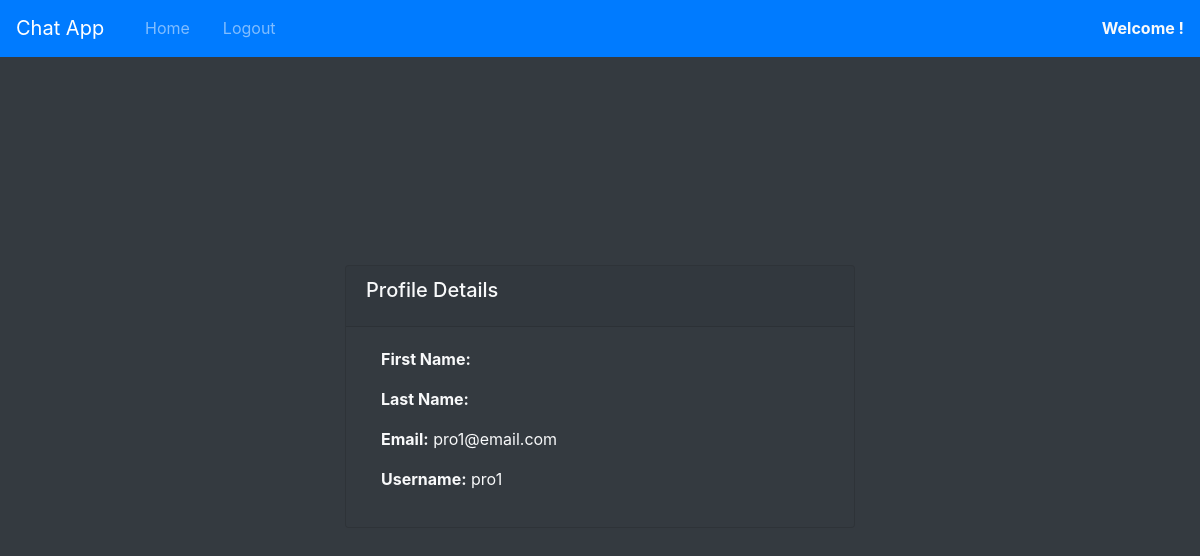
Page /chat/profile/ (signed in) on the earlier database version.
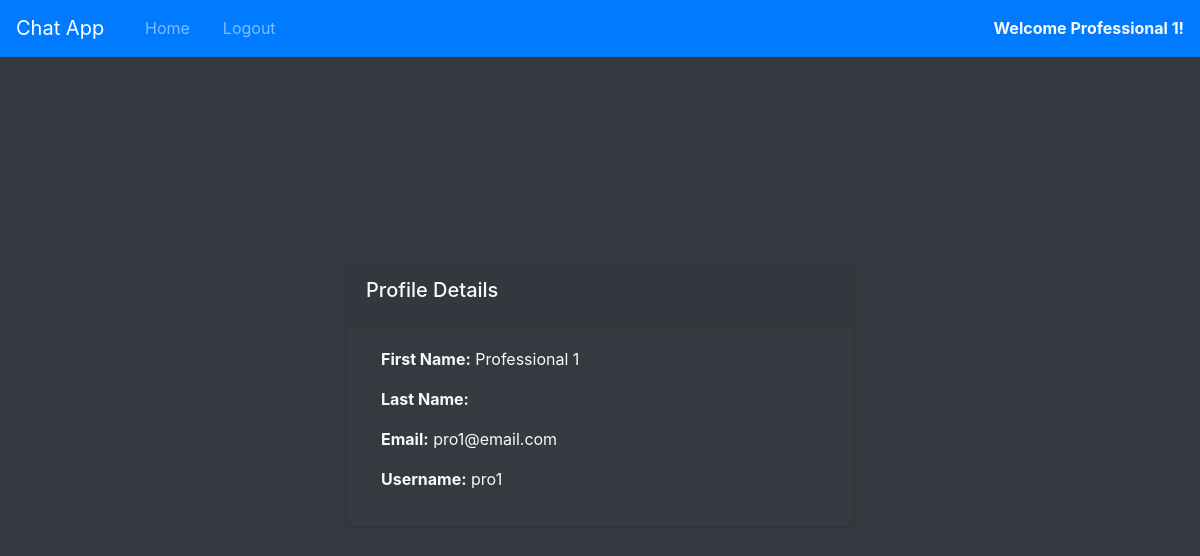
Same page on the later database version.
### professional_service/models.py (models this page shows)
class User(AbstractUser):
    is_client = models.BooleanField(default=False)
    is_professional = models.BooleanField(default=False)
    is_professional_service_admin = models.BooleanField(default=False)
    is_technicalSpecialist = models.BooleanField(default=False)
    is_storeManager = models.BooleanField(default=False)
    login_status = models.BooleanField(default=False)
    address = models.CharField(max_length=200, null=True, blank=True)

### ChatApp/views.py (the view)
# urls.py: path('profile/', views.profile, name='chat-profile'),
@csrf_exempt
@login_required
def profile(request):
    context = {
        "page":"profile",
    }
    return render(request,"chat/profile.html",context)

### templates/chat/profile.html
{% extends 'chat/base.html' %} {% load static %} {% block header %} {% endblock %} {% block content %}
<div class="container h-100 d-flex flex-column align-items-center justify-content-center">
    <div class="col-md-6">
        <div class="card bg-dark">
            <div class="card-header">
                <h5 class="card-title">Profile Details</h5>
            </div>
            <div class="card-body">
                <div class="container-fluid">
                    <p><b>First Name:</b> {{user.first_name}}</p>
                    <p><b>Last Name:</b> {{user.lastn_ame}}</p>
                    <p><b>Email:</b> {{user.email}}</p>
                    <p><b>Username:</b> {{user.username}}</p>
                </div>
            </div>
        </div>
    </div>
</div>
{% endblock %}

### templates/chat/base.html (shortened to what this page needs)
<!DOCTYPE html>
<html lang="en">
{% load static %}
<head>
    <link rel="stylesheet" href="{% static 'css/bootstrap.min.css' %}">
    <link rel="stylesheet" href="{% static 'fontawesome-free/css/all.min.css' %}">
    <link rel="stylesheet" href="{% static 'css/custom.css' %}">
</head>
<body class='bg-dark text-light'>
    <nav class="navbar navbar-expand-lg navbar-dark bg-primary w-100 border-bottom border-primary mb-2" id="top-nav">
        <a class="navbar-brand" href="{% url 'chat-home' %}">Chat App</a>
        <div class="collapse navbar-collapse" id="nav-menu">
            <ul class="navbar-nav mr-auto">
                <li class="nav-item {% if page == 'home' %} active {% endif %}">
                    <a class="nav-link" href="{% url 'chat-home' %}"><i class="fa fa-home"></i> Home</a>
                </li>
                <li class="nav-item">
                    <a class="nav-link" href="{% url 'chat-logout' %}"><i class="fa fa-sign-out-alt"></i> Logout</a>
                </li>
            </ul>
            {% if user.is_authenticated %}
            <span><a class="text-light"  href="{% url 'chat-profile' %}"><i class="fa fa-user"></i> <b>Welcome {{user.first_name}}!</b></a></span> {% endif %}
        </div>
    </nav>
    <div class="container h-100">
        {% block content %}{% endblock content %}
    </div>
</body>
</html>

Differences in the rows shown:
changed User "pro1@email.com": first_name (not shown) → "Professional 1"
